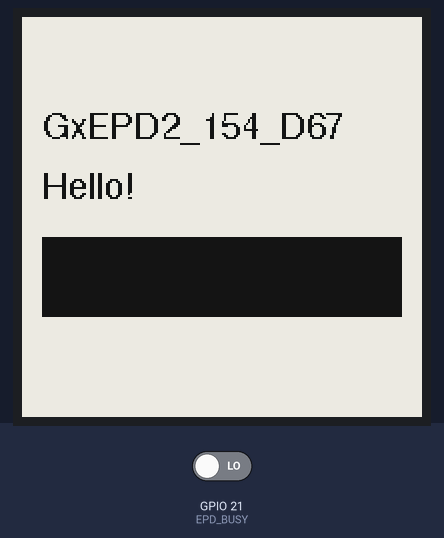
Simulated run of this sketch. Board: ESP32. Parts: 200×200 one-colour display. The test bench sets the inputs (shaded band); at power-on: GPIO 21 (EPD_BUSY) LOW. What the sketch prints to the serial monitor is not drawn.

Above: at 5.3 s.

The sketch:

epaper_probe.ino
```cpp
#include <SPI.h>
#include <GxEPD2_BW.h>
#include <Fonts/FreeSans9pt7b.h>

#define EPD_CS   5
#define EPD_DC   4
#define EPD_RST  3
#define EPD_BUSY 21
#define SPI_SCK  8
#define SPI_MOSI 10
#define SPI_MISO 9

GxEPD2_BW<GxEPD2_154_D67, GxEPD2_154_D67::HEIGHT> display(
    GxEPD2_154_D67(EPD_CS, EPD_DC, EPD_RST, EPD_BUSY)
);

void drawTest(const char *label) {
    display.setFullWindow();
    display.firstPage();
    do {
        display.fillScreen(GxEPD_WHITE);
        display.setTextColor(GxEPD_BLACK);
        display.setFont(&FreeSans9pt7b);
        display.setCursor(10, 60);
        display.print("GxEPD2_154_D67");
        display.setCursor(10, 90);
        display.print(label);
        display.fillRect(10, 110, 180, 40, GxEPD_BLACK);
    } while (display.nextPage());
}

void setup() {
    Serial.begin(115200);
    delay(3000);  // wait for USB-JTAG to attach
    Serial.println("=== ePaper probe start ===");

    Serial.printf("BUSY pin %d state before init: %d\n", EPD_BUSY, digitalRead(EPD_BUSY));

    SPI.begin(SPI_SCK, SPI_MISO, SPI_MOSI, EPD_CS);
    Serial.println("SPI.begin done");

    display.init(115200, true, 10, false);
    Serial.println("display.init done");

    Serial.printf("BUSY pin %d state after init: %d\n", EPD_BUSY, digitalRead(EPD_BUSY));

    Serial.println("drawing test frame...");
    drawTest("Hello!");
    Serial.println("draw done");
}

void loop() {
    delay(10000);
    Serial.println("still alive");
}
```
